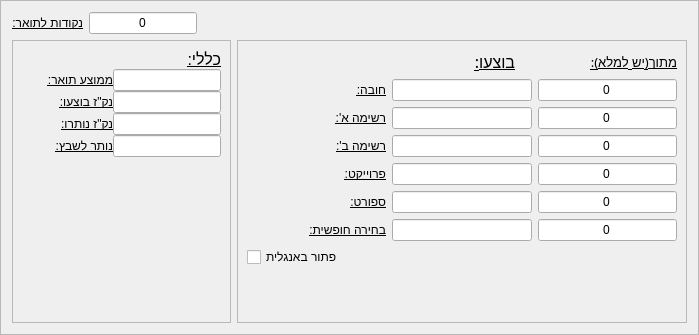
           <widget class="QFrame" name="frame_11">
            <property name="frameShape">
             <enum>QFrame::StyledPanel</enum>
            </property>
            <property name="frameShadow">
             <enum>QFrame::Raised</enum>
            </property>
            <layout class="QGridLayout" name="gridLayout_10">
             <item row="0" column="0">
              <layout class="QHBoxLayout" name="horizontalLayout_93">
               <property name="spacing">
                <number>0</number>
               </property>
               <item>
                <layout class="QHBoxLayout" name="horizontalLayout_45">
                 <item>
                  <widget class="QLabel" name="deg_points_label">
                   <property name="sizePolicy">
                    <sizepolicy hsizetype="Fixed" vsizetype="Fixed">
                     <horstretch>0</horstretch>
                     <verstretch>0</verstretch>
                    </sizepolicy>
                   </property>
                   <property name="font">
                    <font>
                     <underline>true</underline>
                    </font>
                   </property>
                   <property name="text">
                    <string>נקודות לתואר:</string>
                   </property>
                  </widget>
                 </item>
                 <item>
                  <spacer name="horizontalSpacer_11">
                   <property name="orientation">
                    <enum>Qt::Horizontal</enum>
                   </property>
                   <property name="sizeType">
                    <enum>QSizePolicy::Fixed</enum>
                   </property>
                   <property name="sizeHint" stdset="0">
                    <size>
                     <width>6</width>
                     <height>20</height>
                    </size>
                   </property>
                  </spacer>
                 </item>
                 <item>
                  <widget class="QLineEdit" name="deg_points_in">
                   <property name="sizePolicy">
                    <sizepolicy hsizetype="Fixed" vsizetype="Fixed">
                     <horstretch>0</horstretch>
                     <verstretch>0</verstretch>
                    </sizepolicy>
                   </property>
                   <property name="text">
                    <string>0</string>
                   </property>
                   <property name="alignment">
                    <set>Qt::AlignCenter</set>
                   </property>
                   <property name="readOnly">
                    <bool>false</bool>
                   </property>
                  </widget>
                 </item>
                </layout>
               </item>
               <item>
                <spacer name="horizontalSpacer_10">
                 <property name="orientation">
                  <enum>Qt::Horizontal</enum>
                 </property>
                 <property name="sizeType">
                  <enum>QSizePolicy::Fixed</enum>
                 </property>
                 <property name="sizeHint" stdset="0">
                  <size>
                   <width>490</width>
                   <height>20</height>
                  </size>
                 </property>
                </spacer>
               </item>
              </layout>
             </item>
             <item row="1" column="0">
              <layout class="QHBoxLayout" name="horizontalLayout_44">
               <item>
                <widget class="QFrame" name="frame">
                 <property name="frameShape">
                  <enum>QFrame::StyledPanel</enum>
                 </property>
                 <property name="frameShadow">
                  <enum>QFrame::Raised</enum>
                 </property>
                 <layout class="QGridLayout" name="gridLayout_7">
                  <item row="0" column="0">
                   <layout class="QVBoxLayout" name="verticalLayout_21">
                    <property name="spacing">
                     <number>0</number>
                    </property>
                    <item>
                     <widget class="QLabel" name="desc_label">
                      <property name="sizePolicy">
                       <sizepolicy hsizetype="Minimum" vsizetype="Minimum">
                        <horstretch>0</horstretch>
                        <verstretch>0</verstretch>
                       </sizepolicy>
                      </property>
                      <property name="font">
                       <font>
                        <pointsize>12</pointsize>
                        <underline>true</underline>
                       </font>
                      </property>
                      <property name="text">
                       <string>כללי:</string>
                      </property>
                     </widget>
                    </item>
                    <item>
                     <layout class="QHBoxLayout" name="horizontalLayout_80">
                      <property name="spacing">
                       <number>0</number>
                      </property>
                      <item>
                       <widget class="QLabel" name="average_lab_7">
                        <property name="sizePolicy">
                         <sizepolicy hsizetype="Minimum" vsizetype="Minimum">
                          <horstretch>0</horstretch>
                          <verstretch>0</verstretch>
                         </sizepolicy>
                        </property>
                        <property name="font">
                         <font>
                          <underline>true</underline>
                         </font>
                        </property>
                        <property name="text">
                         <string>ממוצע תואר:</string>
                        </property>
                       </widget>
                      </item>
                      <item>
                       <widget class="QLineEdit" name="average_in_7">
                        <property name="sizePolicy">
                         <sizepolicy hsizetype="Minimum" vsizetype="Fixed">
                          <horstretch>0</horstretch>
                          <verstretch>0</verstretch>
                         </sizepolicy>
                        </property>
                        <property name="text">
                         <string/>
                        </property>
                        <property name="alignment">
                         <set>Qt::AlignCenter</set>
                        </property>
                        <property name="readOnly">
                         <bool>true</bool>
                        </property>
                       </widget>
                      </item>
                     </layout>
                    </item>
                    <item>
                     <layout class="QHBoxLayout" name="horizontalLayout_81">
                      <property name="spacing">
                       <number>0</number>
                      </property>
                      <item>
                       <widget class="QLabel" name="points_label_7">
                        <property name="sizePolicy">
                         <sizepolicy hsizetype="Minimum" vsizetype="Minimum">
                          <horstretch>0</horstretch>
                          <verstretch>0</verstretch>
                         </sizepolicy>
                        </property>
                        <property name="font">
                         <font>
                          <underline>true</underline>
                         </font>
                        </property>
                        <property name="text">
                         <string>נק&quot;ז בוצעו:</string>
                        </property>
                       </widget>
                      </item>
                      <item>
                       <widget class="QLineEdit" name="points_in_7">
                        <property name="sizePolicy">
                         <sizepolicy hsizetype="Minimum" vsizetype="Fixed">
                          <horstretch>0</horstretch>
                          <verstretch>0</verstretch>
                         </sizepolicy>
                        </property>
                        <property name="text">
                         <string/>
                        </property>
                        <property name="alignment">
                         <set>Qt::AlignCenter</set>
                        </property>
                        <property name="readOnly">
                         <bool>true</bool>
                        </property>
                       </widget>
                      </item>
                     </layout>
                    </item>
                    <item>
                     <layout class="QHBoxLayout" name="horizontalLayout_82">
                      <property name="spacing">
                       <number>0</number>
                      </property>
                      <item>
                       <widget class="QLabel" name="points_left_label_7">
                        <property name="sizePolicy">
                         <sizepolicy hsizetype="Minimum" vsizetype="Minimum">
                          <horstretch>0</horstretch>
                          <verstretch>0</verstretch>
                         </sizepolicy>
                        </property>
                        <property name="font">
                         <font>
                          <underline>true</underline>
                         </font>
                        </property>
                        <property name="text">
                         <string>נק&quot;ז נותרו:</string>
                        </property>
                       </widget>
                      </item>
                      <item>
                       <widget class="QLineEdit" name="points_left_in_7">
                        <property name="sizePolicy">
                         <sizepolicy hsizetype="Minimum" vsizetype="Fixed">
                          <horstretch>0</horstretch>
                          <verstretch>0</verstretch>
                         </sizepolicy>
                        </property>
                        <property name="text">
                         <string/>
                        </property>
                        <property name="alignment">
                         <set>Qt::AlignCenter</set>
                        </property>
                        <property name="readOnly">
                         <bool>true</bool>
                        </property>
                       </widget>
                      </item>
                     </layout>
                    </item>
                    <item>
                     <layout class="QHBoxLayout" name="horizontalLayout_83">
                      <property name="spacing">
                       <number>0</number>
                      </property>
                      <item>
                       <widget class="QLabel" name="points_left_to_choose_label_7">
                        <property name="sizePolicy">
                         <sizepolicy hsizetype="Minimum" vsizetype="Minimum">
                          <horstretch>0</horstretch>
                          <verstretch>0</verstretch>
                         </sizepolicy>
                        </property>
                        <property name="font">
                         <font>
                          <underline>true</underline>
                         </font>
                        </property>
                        <property name="text">
                         <string>נותר לשבץ:</string>
                        </property>
                       </widget>
                      </item>
                      <item>
                       <widget class="QLineEdit" name="points_left_to_choose_in_7">
                        <property name="sizePolicy">
                         <sizepolicy hsizetype="Minimum" vsizetype="Fixed">
                          <horstretch>0</horstretch>
                          <verstretch>0</verstretch>
                         </sizepolicy>
                        </property>
                        <property name="text">
                         <string/>
                        </property>
                        <property name="alignment">
                         <set>Qt::AlignCenter</set>
                        </property>
                        <property name="readOnly">
                         <bool>true</bool>
                        </property>
                       </widget>
                      </item>
                     </layout>
                    </item>
                    <item>
                     <spacer name="verticalSpacer_22">
                      <property name="orientation">
                       <enum>Qt::Vertical</enum>
                      </property>
                      <property name="sizeType">
                       <enum>QSizePolicy::MinimumExpanding</enum>
                      </property>
                      <property name="sizeHint" stdset="0">
                       <size>
                        <width>20</width>
                        <height>77</height>
                       </size>
                      </property>
                     </spacer>
                    </item>
                   </layout>
                  </item>
                 </layout>
                </widget>
               </item>
               <item>
                <widget class="QFrame" name="frame_3">
                 <property name="frameShape">
                  <enum>QFrame::StyledPanel</enum>
                 </property>
                 <property name="frameShadow">
                  <enum>QFrame::Raised</enum>
                 </property>
                 <layout class="QGridLayout" name="gridLayout_8">
                  <item row="0" column="0">
                   <layout class="QVBoxLayout" name="verticalLayout_23">
                    <item>
                     <layout class="QHBoxLayout" name="horizontalLayout_85">
                      <item>
                       <spacer name="horizontalSpacer_16">
                        <property name="orientation">
                         <enum>Qt::Horizontal</enum>
                        </property>
                        <property name="sizeType">
                         <enum>QSizePolicy::Fixed</enum>
                        </property>
                        <property name="sizeHint" stdset="0">
                         <size>
                          <width>112</width>
                          <height>20</height>
                         </size>
                        </property>
                       </spacer>
                      </item>
                      <item>
                       <widget class="QLabel" name="done_label_7">
                        <property name="sizePolicy">
                         <sizepolicy hsizetype="Minimum" vsizetype="Preferred">
                          <horstretch>0</horstretch>
                          <verstretch>0</verstretch>
                         </sizepolicy>
                        </property>
                        <property name="font">
                         <font>
                          <family>Noto Sans</family>
                          <pointsize>12</pointsize>
                          <weight>7</weight>
                          <italic>false</italic>
                          <bold>false</bold>
                          <underline>true</underline>
                         </font>
                        </property>
                        <property name="styleSheet">
                         <string notr="true">font: 57 12pt &quot;Noto Sans&quot;;</string>
                        </property>
                        <property name="text">
                         <string>בוצעו:</string>
                        </property>
                       </widget>
                      </item>
                      <item>
                       <widget class="QLabel" name="of_label_7">
                        <property name="sizePolicy">
                         <sizepolicy hsizetype="Minimum" vsizetype="Preferred">
                          <horstretch>0</horstretch>
                          <verstretch>0</verstretch>
                         </sizepolicy>
                        </property>
                        <property name="font">
                         <font>
                          <family>Noto Sans</family>
                          <pointsize>10</pointsize>
                          <weight>7</weight>
                          <italic>false</italic>
                          <bold>false</bold>
                          <underline>true</underline>
                         </font>
                        </property>
                        <property name="styleSheet">
                         <string notr="true">font: 57 10pt &quot;Noto Sans&quot;;</string>
                        </property>
                        <property name="text">
                         <string>מתוך(יש למלא):</string>
                        </property>
                       </widget>
                      </item>
                     </layout>
                    </item>
                    <item>
                     <layout class="QHBoxLayout" name="horizontalLayout_92">
                      <item>
                       <widget class="QLabel" name="must_label">
                        <property name="sizePolicy">
                         <sizepolicy hsizetype="Minimum" vsizetype="Minimum">
                          <horstretch>0</horstretch>
                          <verstretch>0</verstretch>
                         </sizepolicy>
                        </property>
                        <property name="font">
                         <font>
                          <underline>true</underline>
                         </font>
                        </property>
                        <property name="text">
                         <string>חובה:</string>
                        </property>
                       </widget>
                      </item>
                      <item>
                       <widget class="QLineEdit" name="must_done_in">
                        <property name="sizePolicy">
                         <sizepolicy hsizetype="Minimum" vsizetype="Fixed">
                          <horstretch>0</horstretch>
                          <verstretch>0</verstretch>
                         </sizepolicy>
                        </property>
                        <property name="text">
                         <string/>
                        </property>
                        <property name="alignment">
                         <set>Qt::AlignCenter</set>
                        </property>
                        <property name="readOnly">
                         <bool>true</bool>
                        </property>
                       </widget>
                      </item>
                      <item>
                       <widget class="QLineEdit" name="must_of_in">
                        <property name="sizePolicy">
                         <sizepolicy hsizetype="Minimum" vsizetype="Fixed">
                          <horstretch>0</horstretch>
                          <verstretch>0</verstretch>
                         </sizepolicy>
                        </property>
                        <property name="text">
                         <string>0</string>
                        </property>
                        <property name="alignment">
                         <set>Qt::AlignCenter</set>
                        </property>
                       </widget>
                      </item>
                     </layout>
                    </item>
                    <item>
                     <layout class="QHBoxLayout" name="horizontalLayout_86">
                      <item>
                       <widget class="QLabel" name="list_a_label_7">
                        <property name="sizePolicy">
                         <sizepolicy hsizetype="Minimum" vsizetype="Minimum">
                          <horstretch>0</horstretch>
                          <verstretch>0</verstretch>
                         </sizepolicy>
                        </property>
                        <property name="font">
                         <font>
                          <underline>true</underline>
                         </font>
                        </property>
                        <property name="text">
                         <string>רשימה א':</string>
                        </property>
                       </widget>
                      </item>
                      <item>
                       <widget class="QLineEdit" name="list_a_done_in_7">
                        <property name="sizePolicy">
                         <sizepolicy hsizetype="Minimum" vsizetype="Fixed">
                          <horstretch>0</horstretch>
                          <verstretch>0</verstretch>
                         </sizepolicy>
                        </property>
                        <property name="text">
                         <string/>
                        </property>
                        <property name="alignment">
                         <set>Qt::AlignCenter</set>
                        </property>
                        <property name="readOnly">
                         <bool>true</bool>
                        </property>
                       </widget>
                      </item>
                      <item>
                       <widget class="QLineEdit" name="list_a_of_in_7">
                        <property name="sizePolicy">
                         <sizepolicy hsizetype="Minimum" vsizetype="Fixed">
                          <horstretch>0</horstretch>
                          <verstretch>0</verstretch>
                         </sizepolicy>
                        </property>
                        <property name="text">
                         <string>0</string>
                        </property>
                        <property name="alignment">
                         <set>Qt::AlignCenter</set>
                        </property>
                       </widget>
                      </item>
                     </layout>
                    </item>
                    <item>
                     <layout class="QHBoxLayout" name="horizontalLayout_87">
                      <item>
                       <widget class="QLabel" name="list_b_label_7">
                        <property name="sizePolicy">
                         <sizepolicy hsizetype="Minimum" vsizetype="Minimum">
                          <horstretch>0</horstretch>
                          <verstretch>0</verstretch>
                         </sizepolicy>
                        </property>
                        <property name="font">
                         <font>
                          <underline>true</underline>
                         </font>
                        </property>
                        <property name="text">
                         <string>רשימה ב':</string>
                        </property>
                       </widget>
                      </item>
                      <item>
                       <widget class="QLineEdit" name="list_b_done_in_7">
                        <property name="sizePolicy">
                         <sizepolicy hsizetype="Minimum" vsizetype="Fixed">
                          <horstretch>0</horstretch>
                          <verstretch>0</verstretch>
                         </sizepolicy>
                        </property>
                        <property name="text">
                         <string/>
                        </property>
                        <property name="alignment">
                         <set>Qt::AlignCenter</set>
                        </property>
                        <property name="readOnly">
                         <bool>true</bool>
                        </property>
                       </widget>
                      </item>
                      <item>
                       <widget class="QLineEdit" name="list_b_of_in_7">
                        <property name="sizePolicy">
                         <sizepolicy hsizetype="Minimum" vsizetype="Fixed">
                          <horstretch>0</horstretch>
                          <verstretch>0</verstretch>
                         </sizepolicy>
                        </property>
                        <property name="text">
                         <string>0</string>
                        </property>
                        <property name="alignment">
                         <set>Qt::AlignCenter</set>
                        </property>
                       </widget>
                      </item>
                     </layout>
                    </item>
                    <item>
                     <layout class="QHBoxLayout" name="horizontalLayout_88">
                      <item>
                       <widget class="QLabel" name="project_label_7">
                        <property name="sizePolicy">
                         <sizepolicy hsizetype="Minimum" vsizetype="Minimum">
                          <horstretch>0</horstretch>
                          <verstretch>0</verstretch>
                         </sizepolicy>
                        </property>
                        <property name="font">
                         <font>
                          <underline>true</underline>
                         </font>
                        </property>
                        <property name="text">
                         <string>פרוייקט:</string>
                        </property>
                       </widget>
                      </item>
                      <item>
                       <widget class="QLineEdit" name="project_done_in_7">
                        <property name="sizePolicy">
                         <sizepolicy hsizetype="Minimum" vsizetype="Fixed">
                          <horstretch>0</horstretch>
                          <verstretch>0</verstretch>
                         </sizepolicy>
                        </property>
                        <property name="text">
                         <string/>
                        </property>
                        <property name="alignment">
                         <set>Qt::AlignCenter</set>
                        </property>
                        <property name="readOnly">
                         <bool>true</bool>
                        </property>
                       </widget>
                      </item>
                      <item>
                       <widget class="QLineEdit" name="project_of_in_7">
                        <property name="sizePolicy">
                         <sizepolicy hsizetype="Minimum" vsizetype="Fixed">
                          <horstretch>0</horstretch>
                          <verstretch>0</verstretch>
                         </sizepolicy>
                        </property>
                        <property name="text">
                         <string>0</string>
                        </property>
                        <property name="alignment">
                         <set>Qt::AlignCenter</set>
                        </property>
                       </widget>
                      </item>
                     </layout>
                    </item>
                    <item>
                     <layout class="QHBoxLayout" name="horizontalLayout_89">
                      <item>
                       <widget class="QLabel" name="sport_label_7">
                        <property name="sizePolicy">
                         <sizepolicy hsizetype="Minimum" vsizetype="Minimum">
                          <horstretch>0</horstretch>
                          <verstretch>0</verstretch>
                         </sizepolicy>
                        </property>
                        <property name="styleSheet">
                         <string notr="true">font: 10pt &quot;Noto Sans&quot;;
text-decoration: underline;</string>
                        </property>
                        <property name="text">
                         <string>ספורט:</string>
                        </property>
                       </widget>
                      </item>
                      <item>
                       <widget class="QLineEdit" name="sport_done_in_7">
                        <property name="sizePolicy">
                         <sizepolicy hsizetype="Minimum" vsizetype="Fixed">
                          <horstretch>0</horstretch>
                          <verstretch>0</verstretch>
                         </sizepolicy>
                        </property>
                        <property name="text">
                         <string/>
                        </property>
                        <property name="alignment">
                         <set>Qt::AlignCenter</set>
                        </property>
                        <property name="readOnly">
                         <bool>true</bool>
                        </property>
                       </widget>
                      </item>
                      <item>
                       <widget class="QLineEdit" name="sport_of_in_7">
                        <property name="sizePolicy">
                         <sizepolicy hsizetype="Minimum" vsizetype="Fixed">
                          <horstretch>0</horstretch>
                          <verstretch>0</verstretch>
                         </sizepolicy>
                        </property>
                        <property name="text">
                         <string>0</string>
                        </property>
                        <property name="alignment">
                         <set>Qt::AlignCenter</set>
                        </property>
                       </widget>
                      </item>
                     </layout>
                    </item>
                    <item>
                     <layout class="QHBoxLayout" name="horizontalLayout_90">
                      <item>
                       <widget class="QLabel" name="free_label_7">
                        <property name="sizePolicy">
                         <sizepolicy hsizetype="Minimum" vsizetype="Minimum">
                          <horstretch>0</horstretch>
                          <verstretch>0</verstretch>
                         </sizepolicy>
                        </property>
                        <property name="styleSheet">
                         <string notr="true">font: 10pt &quot;Noto Sans&quot;;
text-decoration: underline;</string>
                        </property>
                        <property name="text">
                         <string>בחירה חופשית:</string>
                        </property>
                       </widget>
                      </item>
                      <item>
                       <widget class="QLineEdit" name="free_done_in_7">
                        <property name="sizePolicy">
                         <sizepolicy hsizetype="Minimum" vsizetype="Fixed">
                          <horstretch>0</horstretch>
                          <verstretch>0</verstretch>
                         </sizepolicy>
                        </property>
                        <property name="text">
                         <string/>
                        </property>
                        <property name="alignment">
                         <set>Qt::AlignCenter</set>
                        </property>
                        <property name="readOnly">
                         <bool>true</bool>
                        </property>
                       </widget>
                      </item>
                      <item>
                       <widget class="QLineEdit" name="free_of_in_7">
                        <property name="sizePolicy">
                         <sizepolicy hsizetype="Minimum" vsizetype="Fixed">
                          <horstretch>0</horstretch>
                          <verstretch>0</verstretch>
                         </sizepolicy>
                        </property>
                        <property name="text">
                         <string>0</string>
                        </property>
                        <property name="alignment">
                         <set>Qt::AlignCenter</set>
                        </property>
                       </widget>
                      </item>
                     </layout>
                    </item>
                    <item>
                     <layout class="QHBoxLayout" name="horizontalLayout_91">
                      <item>
                       <widget class="QCheckBox" name="english_checkbox_7">
                        <property name="layoutDirection">
                         <enum>Qt::LeftToRight</enum>
                        </property>
                        <property name="text">
                         <string>פתור באנגלית</string>
                        </property>
                       </widget>
                      </item>
                      <item>
                       <spacer name="horizontalSpacer_17">
                        <property name="orientation">
                         <enum>Qt::Horizontal</enum>
                        </property>
                        <property name="sizeType">
                         <enum>QSizePolicy::Fixed</enum>
                        </property>
                        <property name="sizeHint" stdset="0">
                         <size>
                          <width>334</width>
                          <height>20</height>
                         </size>
                        </property>
                       </spacer>
                      </item>
                     </layout>
                    </item>
                    <item>
                     <widget class="QFrame" name="frame_12">
                      <property name="frameShape">
                       <enum>QFrame::StyledPanel</enum>
                      </property>
                      <property name="frameShadow">
                       <enum>QFrame::Raised</enum>
                      </property>
                     </widget>
                    </item>
                    <item>
                     <spacer name="verticalSpacer_23">
                      <property name="orientation">
                       <enum>Qt::Vertical</enum>
                      </property>
                      <property name="sizeHint" stdset="0">
                       <size>
                        <width>20</width>
                        <height>40</height>
                       </size>
                      </property>
                     </spacer>
                    </item>
                   </layout>
                  </item>
                 </layout>
                </widget>
               </item>
              </layout>
             </item>
            </layout>
           </widget>
